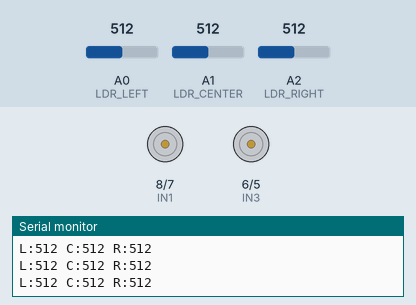
A sketch run on a simulated Arduino Uno, built with avr-gcc and run on an emulated ATmega328P. On the bench: motor-driver pin pairs drawn as motors (green arrow = first pin HIGH = forward, orange = second pin HIGH = backward, longer = more drive, scaled by the enable pin), the last lines printed to the serial monitor. Inputs (shaded band) come from the test bench; at power-on: A0 (LDR_LEFT) = 512, A2 (LDR_RIGHT) = 512, A1 (LDR_CENTER) = 512.

Above: at 1.2 s.
1.3 s: A0 (LDR_LEFT) set to 716
At 2.2 s:
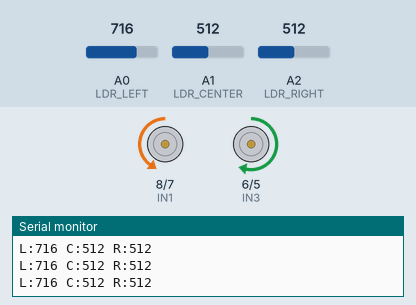
2.8 s: A2 (LDR_RIGHT) set to 716
At 3.9 s:
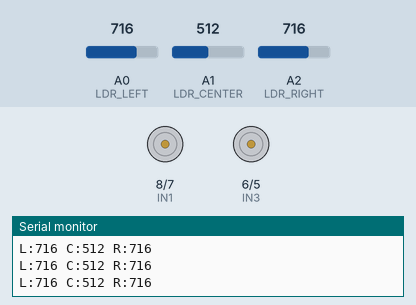
4.3 s: A1 (LDR_CENTER) set to 706
5.8 s: A1 (LDR_CENTER) set to 730
At 7.0 s:
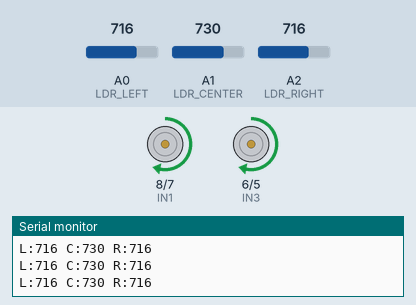
7.3 s: A2 (LDR_RIGHT) set to 738
At 8.5 s:
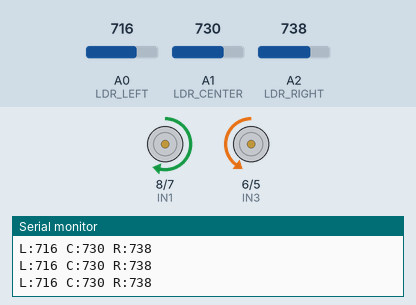
8.8 s: A2 (LDR_RIGHT) set to 511
At 9.2 s:
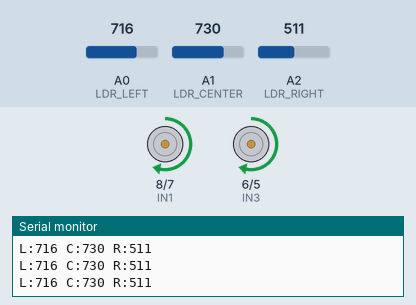
Timing chart, 0 to 11.3 s (numbered marks = the images above; inputs shaded):
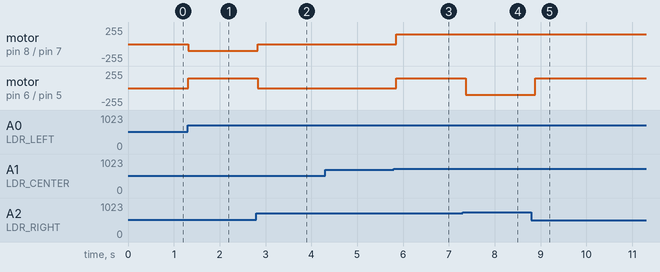

Measured:
- the behaviour switches between 716 and 717 on A1 (LDR_CENTER) (found by bisection; images 2 and 3)
- the behaviour switches between 729 and 730 on A2 (LDR_RIGHT) (found by bisection; images 3 and 4)
- after the input at 1.3 s, motor on pin 8 (IN1) / pin 7 (IN2): stopped → backward 100/255 at once; motor on pin 6 (IN3) / pin 5 (IN4): stopped → forward 150/255 at once
- after the input at 2.8 s, motor on pin 8 (IN1) / pin 7 (IN2): backward 100/255 → stopped at once; motor on pin 6 (IN3) / pin 5 (IN4): forward 150/255 → stopped at once
- after the input at 5.8 s, motor on pin 8 (IN1) / pin 7 (IN2), motor on pin 6 (IN3) / pin 5 (IN4): stopped → forward 150/255 after 0.05 s
- after the input at 7.3 s, motor on pin 6 (IN3) / pin 5 (IN4): forward 150/255 → backward 100/255 after 0.07 s
- after the input at 8.8 s, motor on pin 6 (IN3) / pin 5 (IN4): backward 100/255 → forward 150/255 after 0.08 s

The sketch:

light-follower.ino
```cpp
// Define LDR sensor pins
#define LDR_LEFT A0
#define LDR_CENTER A1
#define LDR_RIGHT A2

// Define motor driver pins
#define ENA 9  // Speed control for left motor
#define IN1 8  // Left motor forward
#define IN2 7  // Left motor backward
#define ENB 10 // Speed control for right motor
#define IN3 6  // Right motor forward
#define IN4 5  // Right motor backward

void setup() {
    pinMode(LDR_LEFT, INPUT);
    pinMode(LDR_CENTER, INPUT);
    pinMode(LDR_RIGHT, INPUT);

    pinMode(ENA, OUTPUT);
    pinMode(IN1, OUTPUT);
    pinMode(IN2, OUTPUT);
    pinMode(ENB, OUTPUT);
    pinMode(IN3, OUTPUT);
    pinMode(IN4, OUTPUT);

    Serial.begin(9600); // For debugging
}

void loop() {
    int leftLDR = analogRead(LDR_LEFT);
    int centerLDR = analogRead(LDR_CENTER);
    int rightLDR = analogRead(LDR_RIGHT);

    Serial.print("L:"), Serial.print(leftLDR);
    Serial.print(" C:"), Serial.print(centerLDR);
    Serial.print(" R:"), Serial.println(rightLDR);

    if (centerLDR > leftLDR && centerLDR > rightLDR) {
        moveForward();
    } else if (leftLDR > rightLDR) {
        turnLeft();
    } else if (rightLDR > leftLDR) {
        turnRight();
    } else {
        stopMotors();
    }
    delay(100);
}

void moveForward() {
    analogWrite(ENA, 150);
    analogWrite(ENB, 150);
    digitalWrite(IN1, HIGH);
    digitalWrite(IN2, LOW);
    digitalWrite(IN3, HIGH);
    digitalWrite(IN4, LOW);
}

void turnLeft() {
    analogWrite(ENA, 100);
    analogWrite(ENB, 150);
    digitalWrite(IN1, LOW);
    digitalWrite(IN2, HIGH);
    digitalWrite(IN3, HIGH);
    digitalWrite(IN4, LOW);
}

void turnRight() {
    analogWrite(ENA, 150);
    analogWrite(ENB, 100);
    digitalWrite(IN1, HIGH);
    digitalWrite(IN2, LOW);
    digitalWrite(IN3, LOW);
    digitalWrite(IN4, HIGH);
}

void stopMotors() {
    digitalWrite(IN1, LOW);
    digitalWrite(IN2, LOW);
    digitalWrite(IN3, LOW);
    digitalWrite(IN4, LOW);
}
```
